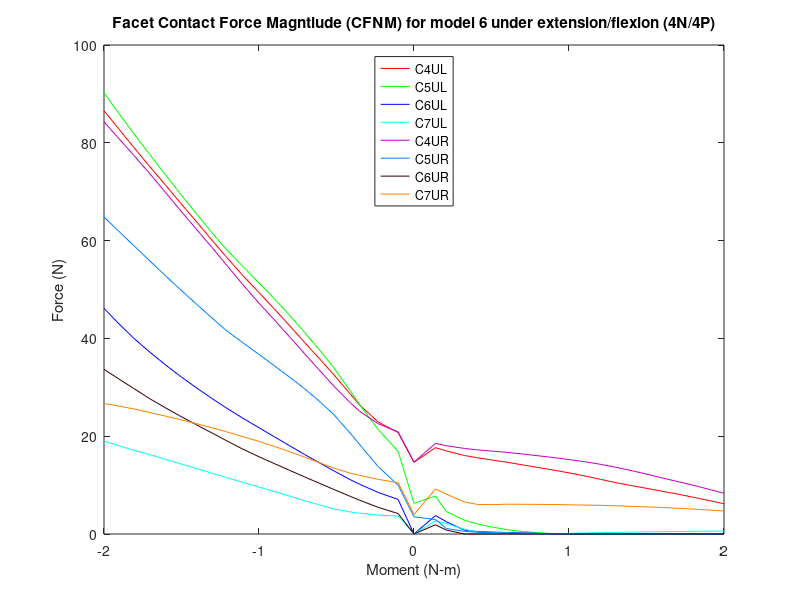

Source code (MATLAB):
%% Facet contact force magnitude (N)
% model6_LatSlide_NoTether/4n & 4p
clear all;
%% 4P
figure (19)

c4ulxp=[2 2.06926 2.1039 2.16327 2.20546 2.25429 2.30079 2.35429 2.4315 2.46157 2.514 2.56038 2.60079 2.65194 2.70721 2.75135 2.80366 2.85454 2.91895 2.95814 3]-2;
c4ulyp=[14.6488 17.6633 17.0018 16.0512 15.5726 15.1033 14.6629 14.0906 13.2708 12.9458 12.3339 11.7446 11.1925 10.4879 9.83429 9.32461 8.70321 8.11335 7.27994 6.75834 6.19048 ];

c4urxp=[2 2.06926 2.1039 2.16327 2.20546 2.25429 2.30079 2.35429 2.4315 2.46157 2.514 2.56038 2.60079 2.65194 2.70721 2.75135 2.80366 2.85454 2.91895 2.95814 3]-2;
c4uryp=[14.7076 18.5316 18.0604 17.4906 17.2039 16.9405 16.6917 16.3304 15.7723 15.5462 15.1013 14.6849 14.2577 13.6381 12.8777 12.2335 11.4108 10.6695 9.68068 9.02505 8.32916  ];

c5ulxp=[2 2.06926 2.1039 2.16327 2.20546 2.25429 2.30079 2.35429 2.4315 2.46157 2.514 2.56038 2.60079 2.65194 2.70721 2.75135 2.80366 2.85454 2.91895 2.95814 3]-2;
c5ulyp=[6.27424 7.77551 4.5917 2.83446 2.02632 1.39742 0.885715 0.470429 0.151033 0.030136 0.00388393 0.00371541 0.00357263 0.00340191 0.00322406 0.00309083 0.00293501 0.00278791 0.00260845 0.00250061 0.00238571 ];

c5urxp=[2 2.06926 2.1039 2.16327 2.20546 2.25429 2.30079 2.35429 2.4315 2.46157 2.514 2.56038 2.60079 2.65194 2.70721 2.75135 2.80366 2.85454 2.91895 2.95814 3]-2;
c5uryp=[3.50635 2.96112 1.13108 0.533486 0.366882 0.231514 0.131805 0.0201625 0.00482434 0.00443201 0.00431953 0.00421741 0.00412816 0.00401625 0.00389531 0.0037976 0.00368407 0.00357221 0.00342754 0.00333939 0.00324133];

c6ulxp=[2 2.06926 2.1039 2.16327 2.20546 2.25429 2.30079 2.35429 2.4315 2.46157 2.514 2.56038 2.60079 2.65194 2.70721 2.75135 2.80366 2.85454 2.91895 2.95814 3]-2;
c6ulyp=[0.00452584 3.77598 2.53585 0.771013 0.487362 0.38759 0.30701 0.23125 0.0489527 0.00645554 0.00559113 0.0055017 0.00541907 0.00530313 0.00518048 0.00508478 0.00496447 0.00484305 0.00468702 0.00459041 0.00448528];

c6urxp=[2 2.06926 2.1039 2.16327 2.20546 2.25429 2.30079 2.35429 2.4315 2.46157 2.514 2.56038 2.60079 2.65194 2.70721 2.75135 2.80366 2.85454 2.91895 2.95814 3]-2;
c6uryp=[0.00370054 1.89069 0.810034 0.00467714 0.00453933 0.00452828 0.00448755 0.0043991 0.00424746 0.00418323 0.00407318 0.00397629 0.00389188 0.00377954 0.00365586 0.00355285 0.00342992 0.00330575 0.00314691 0.00305108 0.0029458 ];

c7ulxp=[2 2.06926 2.1039 2.16327 2.20546 2.25429 2.30079 2.35429 2.4315 2.46157 2.514 2.56038 2.60079 2.65194 2.70721 2.75135 2.80366 2.85454 2.91895 2.95814 3]-2;
c7ulyp=[0.00384918 2.66733 2.16854 0.965913 0.387964 0.247071 0.211887 0.133423 0.035314 0.0718805 0.150107 0.22204 0.274841 0.332937 0.389563 0.431778 0.476885 0.513066 0.557518 0.584184 0.606558];

c7urxp=[2 2.06926 2.1039 2.16327 2.20546 2.25429 2.30079 2.35429 2.4315 2.46157 2.514 2.56038 2.60079 2.65194 2.70721 2.75135 2.80366 2.85454 2.91895 2.95814 3]-2;
c7uryp=[3.98237 9.20548 8.16097 6.5223 6.0459 6.00546 6.09893 6.07719 6.03992 6.0267 5.95332 5.90645 5.8657 5.77228 5.63974 5.54536 5.41341 5.26057 5.03308 4.87944 4.69588 ];

%% 4N

c4ulxn=-1*[2 2.05126 2.11533 2.17471 2.20404 2.25806 2.30703 2.35279 2.40109 2.45138 2.50274 2.55389 2.60894 2.65187 2.70418 2.75649 2.80083 2.85242 2.90526 2.95387 3]+2;
c4ulyn=[19.2335 20.7369 22.9018 26.3351 28.5054 32.538 35.9908 39.1706 42.5922 46.0754 49.5586 52.9838 56.9313 60.1069 64.0495 67.9269 71.3018 75.131 79.1597 82.9595 86.5461];

c4urxn=-1*[2 2.05126 2.11533 2.17471 2.20404 2.25806 2.30703 2.35279 2.40109 2.45138 2.50274 2.55389 2.60894 2.65187 2.70418 2.75649 2.80083 2.85242 2.90526 2.95387 3]+2;
c4uryn=[19.6155 20.8787 22.5456 25.0669 26.7552 30.2114 33.6337 36.858 40.312 43.8499 47.3887 51.1407 55.3383 58.6149 62.4898 66.4052 69.7918 73.6924 77.542 80.9926 84.2999];

c5ulxn=-1*[2 2.05126 2.11533 2.17471 2.20404 2.25806 2.30703 2.35279 2.40109 2.45138 2.50274 2.55389 2.60894 2.65187 2.70418 2.75649 2.80083 2.85242 2.90526 2.95387 3]+2;
c5ulyn=[15.1248 16.9003 21.3516 26.4062 29.1323 33.9783 37.7984 41.206 44.712 48.1819 51.5237 54.853 58.4591 61.6334 65.6862 69.788 73.3803 77.6002 81.989 86.1607 90.2319];

c5urxn=-1*[2 2.05126 2.11533 2.17471 2.20404 2.25806 2.30703 2.35279 2.40109 2.45138 2.50274 2.55389 2.60894 2.65187 2.70418 2.75649 2.80083 2.85242 2.90526 2.95387 3]+2;
c5uryn=[8.56516 9.9802 13.7689 18.2319 20.4824 24.3912 27.25 29.7062 32.069 34.4511 36.841 39.199 41.7935 44.1825 47.1599 50.1549 52.7636 55.8701 59.058 62.0043 64.8183];

c6ulxn=-1*[2 2.05126 2.11533 2.17471 2.20404 2.25806 2.30703 2.35279 2.40109 2.45138 2.50274 2.55389 2.60894 2.65187 2.70418 2.75649 2.80083 2.85242 2.90526 2.95387 3]+2;
c6ulyn=[6.43052 7.07762 8.48964 10.1603 11.0546 12.9008 14.6251 16.257 18.0448 19.9152 21.828 23.7542 25.9247 27.7112 29.994 32.393 34.5482 37.1937 40.1033 43.109 46.1443];

c6urxn=-1*[2 2.05126 2.11533 2.17471 2.20404 2.25806 2.30703 2.35279 2.40109 2.45138 2.50274 2.55389 2.60894 2.65187 2.70418 2.75649 2.80083 2.85242 2.90526 2.95387 3]+2;
c6uryn=[3.64472 4.18117 5.44683 6.88887 7.65548 9.09423 10.4204 11.6758 13.0149 14.4264 15.8775 17.4045 19.2224 20.6652 22.4085 24.1982 25.7719 27.6649 29.8162 31.7733 33.6731];

c7ulxn=-1*[2 2.05126 2.11533 2.17471 2.20404 2.25806 2.30703 2.35279 2.40109 2.45138 2.50274 2.55389 2.60894 2.65187 2.70418 2.75649 2.80083 2.85242 2.90526 2.95387 3]+2;
c7ulyn=[3.56497 3.69082 3.86883 4.25382 4.48434 5.12067 5.97203 6.81533 7.76178 8.70904 9.64808 10.5845 11.601 12.4364 13.4522 14.4354 15.2628 16.2113 17.151 18.0848 19.0053];

c7urxn=-1*[2 2.05126 2.11533 2.17471 2.20404 2.25806 2.30703 2.35279 2.40109 2.45138 2.50274 2.55389 2.60894 2.65187 2.70418 2.75649 2.80083 2.85242 2.90526 2.95387 3]+2;
c7uryn=[10.2044 10.4895 11.1757 11.9833 12.4181 13.4676 14.6404 15.7335 16.8352 17.9362 18.9787 19.9482 20.9741 21.7304 22.5961 23.4269 24.0986 24.8378 25.5998 26.1847 26.676];
%% left

c4xl=2*[flip(c4ulxn(2:21)),c4ulxp];
c4yl=[flip(c4ulyn(2:21)),c4ulyp];
a=plot(c4xl,c4yl,'r');
hold on

c5xl=2*[flip(c5ulxn(2:21)),c5ulxp];
c5yl=[flip(c5ulyn(2:21)),c5ulyp];
b=plot(c5xl,c5yl,'g');
hold on

c6xl=2*[flip(c6ulxn(2:21)),c6ulxp];
c6yl=[flip(c6ulyn(2:21)),c6ulyp];
c=plot(c6xl,c6yl,'b');
hold on

c7xl=2*[flip(c7ulxn(2:21)),c7ulxp];
c7yl=[flip(c7ulyn(2:21)),c7ulyp];
d=plot(c7xl,c7yl,'c');
hold on
%% Right

c4xr=2*[flip(c4urxn(2:21)),c4urxp];
c4yr=[flip(c4uryn(2:21)),c4uryp];
e=plot(c4xr,c4yr,'color',[0.75, 0, 0.75]);
hold on

c5xr=2*[flip(c5urxn(2:21)),c5urxp];
c5yr=[flip(c5uryn(2:21)),c5uryp];
f=plot(c5xr,c5yr,'color',[0 0.5 1]);
hold on

c6xr=2*[flip(c6urxn(2:21)),c6urxp];
c6yr=[flip(c6uryn(2:21)),c6uryp];
g=plot(c6xr,c6yr,'color',[0.2 0 0]);
hold on

c7xr=2*[flip(c7urxn(2:21)),c7urxp];
c7yr=[flip(c7uryn(2:21)),c7uryp];
h=plot(c7xr,c7yr,'color',[1 .5 0]);

leg=[a,b,c,d,e,f,g,h];
title('Facet Contact Force Magntiude (CFNM) for model 6 under extension/flexion (4N/4P)')
xlabel('Moment (N-m)')
ylabel('Force (N)')
legend(leg,'C4UL','C5UL','C6UL','C7UL','C4UR','C5UR','C6UR','C7UR','location','north')
